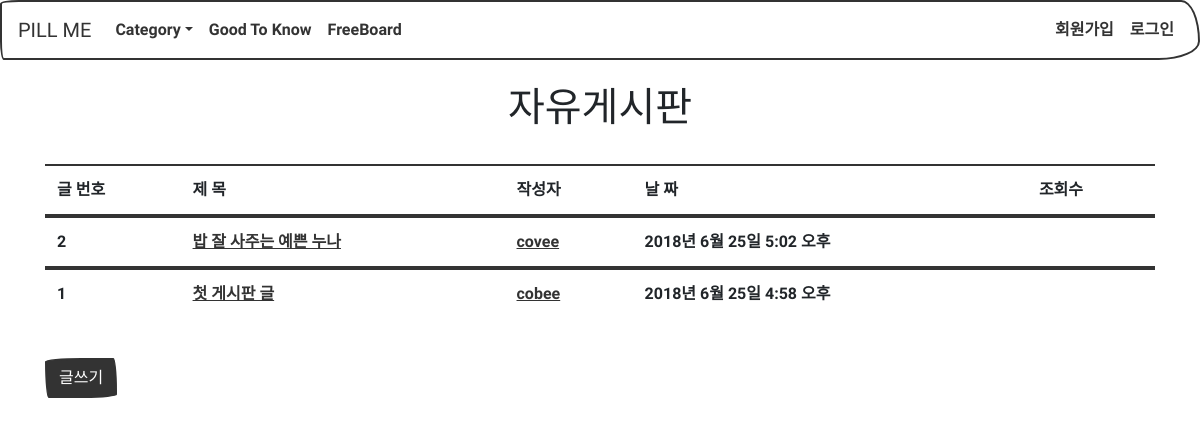
Page /freeboard/ on the earlier database version.
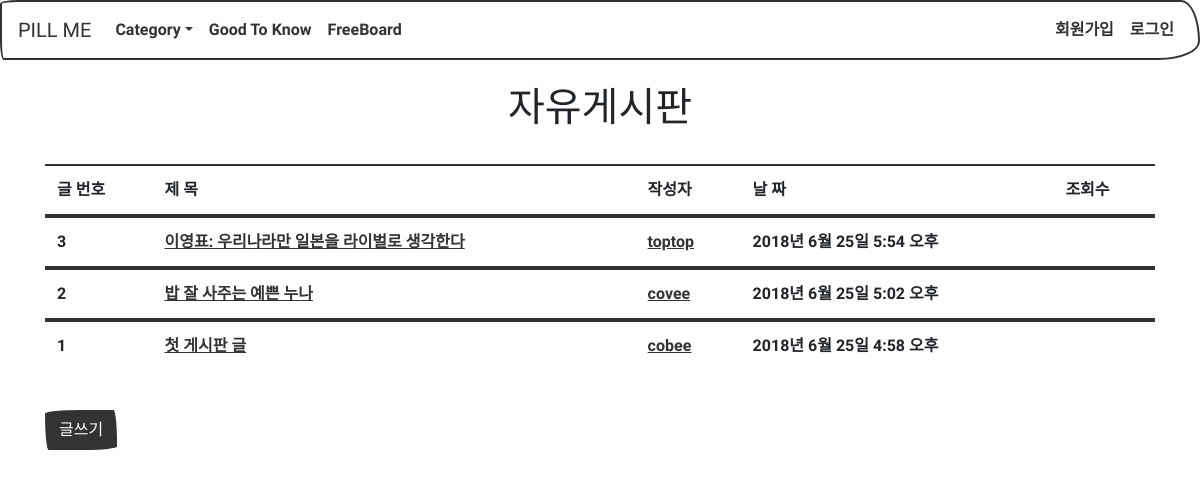
Same page on the later database version.
### posts/models.py (models this page shows, shortened)
class Post(models.Model, HitCountMixin):
	title		= models.CharField(max_length=50, blank=False)
	author		= models.ForeignKey(settings.AUTH_USER_MODEL, blank=False, null=False)
	content		= models.TextField(max_length=5000, blank=False, null=False)
	files		= models.FileField(null=True, blank=True)
	images		= models.ImageField(null=True, blank=True)
	timestamp 	= models.DateTimeField(auto_now_add=True)
	hit_count 	= GenericRelation(HitCount, object_id_field='object_pk',
											related_query_name='hit_count_generic_relation')
	class Meta:
		ordering = ['-id']

### posts/views.py (the view)
class PostListView(ListView):
	model = Post
	template_name = 'posts/post_list.html'

### posts/templates/posts/post_list.html (shortened to what this page needs)
{% extends "base.html" %}
{% block content %}
<br/>
<h1 style="text-align: center;">자유게시판</h1>
<div class="container">
    <form method="POST">
        <table class="table table-striped table-hover">
            <thead>
                <tr>
                    <th>글 번호</th>
                    <th>제  목</th>
                    <th>작성자</th>
                    <th>날 짜</th>
                    <th>조회수</th>
                </tr>
            </thead>
            {% load hitcount_tags %}
            {% for post in object_list %}
	            <tbody>
	                    <tr>
	                        <td>{{ post.id }}</td>
	                        <td><a href="{% url 'freeboard:post_detail' post.pk %}">{{ post.title }}</a></td>
	                        <td><a href="{% url 'profiles:user_profile' post.author.pk %}">{{ post.author }}</a></td>
	                        <td>{{ post.timestamp }}</td>
	                        <td>{% get_hit_count for post %}</td>
	                    </tr>
	            </tbody>
            {% endfor %}
        </table>
        <br/>
        <div>
            <a href='#' class="btn btn-primary">글쓰기</a>
        </div>
    </form>
</div>
{% endblock %}

### templates/base.html (shortened to what this page needs)
<!doctype html>
<html lang="en">
<head>
<link href="https://stackpath.bootstrapcdn.com/bootswatch/4.1.1/sketchy/bootstrap.min.css" rel="stylesheet">
</head>
<body>
	{% include 'base/navbar.html' %}
	{% block content %}
	{% endblock %}
</body>
</html>

### templates/base/navbar.html (shortened to what this page needs)
{% load socialaccount %}
<nav class="navbar navbar-expand-lg navbar-light bg-light">
	<a class="navbar-brand" href="{% url 'home' %}">PILL ME</a>
	<div class="collapse navbar-collapse" id="navbarColor03">
		<ul class="navbar-nav mr-auto">
			<li class="nav-item dropdown show">
				<a class="nav-link dropdown-toggle" data-toggle="dropdown" href="#" role="button" aria-haspopup="true" aria-expanded="true">Category</a>
			</li>
			<li class="nav-item">
				<a class="nav-link" href="#">Good To Know</a>
			</li>
			<li class="nav-item">
				<a class="nav-link" href="{% url 'freeboard:post_list' %}">FreeBoard</a>
			</li>
		</ul>
		{% if user.is_active %}
		<ul class="nav navbar-nav navbar-right">
			<li class="nav-right">
				<a class="nav-link" href="{% url 'profiles:user_profile' user.pk %}">프로필</a>
			</li>
			<li class="nav-right">
				<a class="nav-link" href="{% url 'account_logout' %}">로그아웃</a>
			</li>
		</ul>
		{% else %}
		<ul class="nav navbar-nav navbar-right">
			<li class="nav-right">
				<a class="nav-link" href="{% url 'account_signup' %}">회원가입</a>
			</li>
			<li class="nav-right">
				<a class="nav-link" href="{% url 'account_login' %}">로그인</a>
			</li>
		</ul>
		{% endif %}
	</div>
</nav>

Differences in the rows shown:
added Post: id "3", title "이영표: 우리나라만 일본을 라이벌로 생각한다", author "toptop", timestamp "2018년 6월 25일 5:54 오후"
